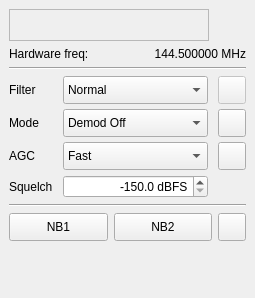
<?xml version="1.0" encoding="UTF-8"?>
<ui version="4.0">
 <class>DockRxOpt</class>
 <widget class="QDockWidget" name="DockRxOpt">
  <property name="geometry">
   <rect>
    <x>0</x>
    <y>0</y>
    <width>255</width>
    <height>298</height>
   </rect>
  </property>
  <property name="sizePolicy">
   <sizepolicy hsizetype="Preferred" vsizetype="Preferred">
    <horstretch>0</horstretch>
    <verstretch>0</verstretch>
   </sizepolicy>
  </property>
  <property name="minimumSize">
   <size>
    <width>230</width>
    <height>281</height>
   </size>
  </property>
  <property name="maximumSize">
   <size>
    <width>524287</width>
    <height>524287</height>
   </size>
  </property>
  <property name="allowedAreas">
   <set>Qt::LeftDockWidgetArea|Qt::RightDockWidgetArea</set>
  </property>
  <property name="windowTitle">
   <string>Receiver Options</string>
  </property>
  <widget class="QWidget" name="dockWidgetContents">
   <layout class="QVBoxLayout" name="verticalLayout">
    <item>
     <widget class="CFreqCtrl" name="filterFreq">
      <property name="sizePolicy">
       <sizepolicy hsizetype="Fixed" vsizetype="Fixed">
        <horstretch>0</horstretch>
        <verstretch>0</verstretch>
       </sizepolicy>
      </property>
      <property name="minimumSize">
       <size>
        <width>200</width>
        <height>32</height>
       </size>
      </property>
      <property name="toolTip">
       <string>&lt;html&gt;&lt;head/&gt;&lt;body&gt;&lt;p&gt;Channel filter offset.&lt;br/&gt;
This is an offset from the hardware RF frequency.&lt;/p&gt;&lt;/body&gt;&lt;/html&gt;</string>
      </property>
      <property name="frameShape">
       <enum>QFrame::StyledPanel</enum>
      </property>
      <property name="frameShadow">
       <enum>QFrame::Raised</enum>
      </property>
     </widget>
    </item>
    <item>
     <layout class="QHBoxLayout" name="horizontalLayout_6">
      <property name="sizeConstraint">
       <enum>QLayout::SetDefaultConstraint</enum>
      </property>
      <item>
       <widget class="QLabel" name="rxFreqLabel">
        <property name="toolTip">
         <string>The frequency of the hardware (not including LNB)</string>
        </property>
        <property name="text">
         <string>Hardware freq:</string>
        </property>
        <property name="alignment">
         <set>Qt::AlignLeading|Qt::AlignLeft|Qt::AlignVCenter</set>
        </property>
       </widget>
      </item>
      <item>
       <widget class="QLabel" name="hwFreq">
        <property name="toolTip">
         <string>The frequency of the hardware (not including LNB)</string>
        </property>
        <property name="text">
         <string>144.500000 MHz</string>
        </property>
        <property name="alignment">
         <set>Qt::AlignRight|Qt::AlignTrailing|Qt::AlignVCenter</set>
        </property>
       </widget>
      </item>
     </layout>
    </item>
    <item>
     <widget class="Line" name="hline1">
      <property name="orientation">
       <enum>Qt::Horizontal</enum>
      </property>
     </widget>
    </item>
    <item>
     <layout class="QGridLayout" name="gridLayout">
      <property name="horizontalSpacing">
       <number>10</number>
      </property>
      <property name="verticalSpacing">
       <number>5</number>
      </property>
      <item row="2" column="2">
       <widget class="QPushButton" name="agcButton">
        <property name="sizePolicy">
         <sizepolicy hsizetype="Fixed" vsizetype="Fixed">
          <horstretch>0</horstretch>
          <verstretch>0</verstretch>
         </sizepolicy>
        </property>
        <property name="maximumSize">
         <size>
          <width>28</width>
          <height>28</height>
         </size>
        </property>
        <property name="font">
         <font>
          <pointsize>10</pointsize>
         </font>
        </property>
        <property name="toolTip">
         <string>AGC options</string>
        </property>
        <property name="text">
         <string/>
        </property>
        <property name="icon">
         <iconset resource="../icons.qrc">
          <normaloff>:/icons/icons/settings.svg</normaloff>:/icons/icons/settings.svg</iconset>
        </property>
        <property name="iconSize">
         <size>
          <width>16</width>
          <height>16</height>
         </size>
        </property>
        <property name="checkable">
         <bool>false</bool>
        </property>
        <property name="checked">
         <bool>false</bool>
        </property>
       </widget>
      </item>
      <item row="0" column="2">
       <widget class="QPushButton" name="filterButton">
        <property name="enabled">
         <bool>false</bool>
        </property>
        <property name="sizePolicy">
         <sizepolicy hsizetype="Fixed" vsizetype="Fixed">
          <horstretch>0</horstretch>
          <verstretch>0</verstretch>
         </sizepolicy>
        </property>
        <property name="maximumSize">
         <size>
          <width>28</width>
          <height>28</height>
         </size>
        </property>
        <property name="font">
         <font>
          <pointsize>10</pointsize>
         </font>
        </property>
        <property name="toolTip">
         <string>Channel filter settings</string>
        </property>
        <property name="text">
         <string/>
        </property>
        <property name="icon">
         <iconset resource="../icons.qrc">
          <normaloff>:/icons/icons/settings.svg</normaloff>:/icons/icons/settings.svg</iconset>
        </property>
        <property name="iconSize">
         <size>
          <width>16</width>
          <height>16</height>
         </size>
        </property>
        <property name="checkable">
         <bool>false</bool>
        </property>
        <property name="checked">
         <bool>false</bool>
        </property>
       </widget>
      </item>
      <item row="1" column="2">
       <widget class="QPushButton" name="modeButton">
        <property name="sizePolicy">
         <sizepolicy hsizetype="Fixed" vsizetype="Fixed">
          <horstretch>0</horstretch>
          <verstretch>0</verstretch>
         </sizepolicy>
        </property>
        <property name="maximumSize">
         <size>
          <width>28</width>
          <height>28</height>
         </size>
        </property>
        <property name="font">
         <font>
          <pointsize>10</pointsize>
         </font>
        </property>
        <property name="toolTip">
         <string>Demodulator options</string>
        </property>
        <property name="text">
         <string/>
        </property>
        <property name="icon">
         <iconset resource="../icons.qrc">
          <normaloff>:/icons/icons/settings.svg</normaloff>:/icons/icons/settings.svg</iconset>
        </property>
        <property name="iconSize">
         <size>
          <width>16</width>
          <height>16</height>
         </size>
        </property>
        <property name="checkable">
         <bool>false</bool>
        </property>
        <property name="checked">
         <bool>false</bool>
        </property>
       </widget>
      </item>
      <item row="2" column="0">
       <widget class="QLabel" name="agcLabel">
        <property name="text">
         <string>AGC</string>
        </property>
       </widget>
      </item>
      <item row="0" column="0">
       <widget class="QLabel" name="filterLabel">
        <property name="text">
         <string>Filter</string>
        </property>
        <property name="alignment">
         <set>Qt::AlignLeading|Qt::AlignLeft|Qt::AlignVCenter</set>
        </property>
       </widget>
      </item>
      <item row="1" column="0">
       <widget class="QLabel" name="demodLabel">
        <property name="sizePolicy">
         <sizepolicy hsizetype="Preferred" vsizetype="Preferred">
          <horstretch>0</horstretch>
          <verstretch>0</verstretch>
         </sizepolicy>
        </property>
        <property name="text">
         <string>Mode</string>
        </property>
        <property name="alignment">
         <set>Qt::AlignLeading|Qt::AlignLeft|Qt::AlignVCenter</set>
        </property>
        <property name="margin">
         <number>0</number>
        </property>
        <property name="indent">
         <number>-1</number>
        </property>
       </widget>
      </item>
      <item row="1" column="1">
       <widget class="QComboBox" name="modeSelector">
        <property name="sizePolicy">
         <sizepolicy hsizetype="Preferred" vsizetype="Preferred">
          <horstretch>0</horstretch>
          <verstretch>0</verstretch>
         </sizepolicy>
        </property>
        <property name="minimumSize">
         <size>
          <width>0</width>
          <height>28</height>
         </size>
        </property>
        <property name="toolTip">
         <string>Demodulator type (mode)</string>
        </property>
        <property name="statusTip">
         <string>Demodulator type (mode)</string>
        </property>
        <property name="currentIndex">
         <number>0</number>
        </property>
        <item>
         <property name="text">
          <string>Demod Off</string>
         </property>
        </item>
        <item>
         <property name="text">
          <string>Raw I/Q</string>
         </property>
        </item>
        <item>
         <property name="text">
          <string>AM</string>
         </property>
        </item>
        <item>
         <property name="text">
          <string>Narrow FM</string>
         </property>
        </item>
        <item>
         <property name="text">
          <string>WFM (mono)</string>
         </property>
        </item>
        <item>
         <property name="text">
          <string>WFM (stereo)</string>
         </property>
        </item>
        <item>
         <property name="text">
          <string>LSB</string>
         </property>
        </item>
        <item>
         <property name="text">
          <string>USB</string>
         </property>
        </item>
        <item>
         <property name="text">
          <string>CW-L</string>
         </property>
        </item>
        <item>
         <property name="text">
          <string>CW-U</string>
         </property>
        </item>
        <item>
         <property name="text">
          <string>QPSK</string>
         </property>
        </item>
        <item>
         <property name="text">
          <string>DSD</string>
         </property>
        </item>
       </widget>
      </item>
      <item row="2" column="1">
       <widget class="QComboBox" name="agcPresetCombo">
        <property name="enabled">
         <bool>true</bool>
        </property>
        <property name="sizePolicy">
         <sizepolicy hsizetype="MinimumExpanding" vsizetype="Preferred">
          <horstretch>0</horstretch>
          <verstretch>0</verstretch>
         </sizepolicy>
        </property>
        <property name="minimumSize">
         <size>
          <width>0</width>
          <height>28</height>
         </size>
        </property>
        <property name="toolTip">
         <string>AGC presets</string>
        </property>
        <item>
         <property name="text">
          <string>Fast</string>
         </property>
        </item>
        <item>
         <property name="text">
          <string>Medium</string>
         </property>
        </item>
        <item>
         <property name="text">
          <string>Slow</string>
         </property>
        </item>
        <item>
         <property name="text">
          <string>User</string>
         </property>
        </item>
        <item>
         <property name="text">
          <string>Off</string>
         </property>
        </item>
       </widget>
      </item>
      <item row="0" column="1">
       <widget class="QComboBox" name="filterCombo">
        <property name="enabled">
         <bool>true</bool>
        </property>
        <property name="sizePolicy">
         <sizepolicy hsizetype="Preferred" vsizetype="Preferred">
          <horstretch>0</horstretch>
          <verstretch>0</verstretch>
         </sizepolicy>
        </property>
        <property name="minimumSize">
         <size>
          <width>0</width>
          <height>28</height>
         </size>
        </property>
        <property name="toolTip">
         <string>Apply mode dependent filter preset</string>
        </property>
        <property name="currentIndex">
         <number>1</number>
        </property>
        <item>
         <property name="text">
          <string>Wide</string>
         </property>
        </item>
        <item>
         <property name="text">
          <string>Normal</string>
         </property>
        </item>
        <item>
         <property name="text">
          <string>Narrow</string>
         </property>
        </item>
        <item>
         <property name="text">
          <string>User</string>
         </property>
        </item>
       </widget>
      </item>
      <item row="3" column="0">
       <widget class="QLabel" name="sqlLabel">
        <property name="toolTip">
         <string>Squelch level in dB below full scale</string>
        </property>
        <property name="text">
         <string>Squelch</string>
        </property>
        <property name="alignment">
         <set>Qt::AlignLeading|Qt::AlignLeft|Qt::AlignVCenter</set>
        </property>
       </widget>
      </item>
      <item row="3" column="1">
       <widget class="QDoubleSpinBox" name="sqlSpinBox">
        <property name="sizePolicy">
         <sizepolicy hsizetype="MinimumExpanding" vsizetype="Preferred">
          <horstretch>0</horstretch>
          <verstretch>0</verstretch>
         </sizepolicy>
        </property>
        <property name="toolTip">
         <string>Squelch level in dB below full scale</string>
        </property>
        <property name="alignment">
         <set>Qt::AlignRight|Qt::AlignTrailing|Qt::AlignVCenter</set>
        </property>
        <property name="accelerated">
         <bool>true</bool>
        </property>
        <property name="suffix">
         <string> dBFS</string>
        </property>
        <property name="decimals">
         <number>1</number>
        </property>
        <property name="minimum">
         <double>-150.000000000000000</double>
        </property>
        <property name="maximum">
         <double>0.000000000000000</double>
        </property>
        <property name="singleStep">
         <double>1.000000000000000</double>
        </property>
        <property name="value">
         <double>-150.000000000000000</double>
        </property>
       </widget>
      </item>
     </layout>
    </item>
    <item>
     <widget class="Line" name="hline2">
      <property name="orientation">
       <enum>Qt::Horizontal</enum>
      </property>
     </widget>
    </item>
    <item>
     <layout class="QHBoxLayout" name="horizontalLayout">
      <item>
       <widget class="QPushButton" name="nb1Button">
        <property name="enabled">
         <bool>true</bool>
        </property>
        <property name="sizePolicy">
         <sizepolicy hsizetype="Minimum" vsizetype="Minimum">
          <horstretch>0</horstretch>
          <verstretch>28</verstretch>
         </sizepolicy>
        </property>
        <property name="minimumSize">
         <size>
          <width>0</width>
          <height>28</height>
         </size>
        </property>
        <property name="maximumSize">
         <size>
          <width>16777215</width>
          <height>16777215</height>
         </size>
        </property>
        <property name="toolTip">
         <string>Noise blanker for atatic type noise</string>
        </property>
        <property name="text">
         <string>NB1</string>
        </property>
        <property name="checkable">
         <bool>true</bool>
        </property>
       </widget>
      </item>
      <item>
       <widget class="QPushButton" name="nb2Button">
        <property name="enabled">
         <bool>true</bool>
        </property>
        <property name="sizePolicy">
         <sizepolicy hsizetype="Minimum" vsizetype="Minimum">
          <horstretch>0</horstretch>
          <verstretch>0</verstretch>
         </sizepolicy>
        </property>
        <property name="minimumSize">
         <size>
          <width>0</width>
          <height>28</height>
         </size>
        </property>
        <property name="maximumSize">
         <size>
          <width>16777215</width>
          <height>16777215</height>
         </size>
        </property>
        <property name="toolTip">
         <string>Noise blanker for pulse type noise</string>
        </property>
        <property name="text">
         <string>NB2</string>
        </property>
        <property name="checkable">
         <bool>true</bool>
        </property>
       </widget>
      </item>
      <item>
       <widget class="QPushButton" name="nbOptButton">
        <property name="sizePolicy">
         <sizepolicy hsizetype="Fixed" vsizetype="Fixed">
          <horstretch>0</horstretch>
          <verstretch>0</verstretch>
         </sizepolicy>
        </property>
        <property name="maximumSize">
         <size>
          <width>28</width>
          <height>28</height>
         </size>
        </property>
        <property name="font">
         <font>
          <pointsize>10</pointsize>
         </font>
        </property>
        <property name="toolTip">
         <string>Noise blanker options</string>
        </property>
        <property name="text">
         <string/>
        </property>
        <property name="icon">
         <iconset resource="../icons.qrc">
          <normaloff>:/icons/icons/settings.svg</normaloff>:/icons/icons/settings.svg</iconset>
        </property>
        <property name="iconSize">
         <size>
          <width>16</width>
          <height>16</height>
         </size>
        </property>
        <property name="checkable">
         <bool>false</bool>
        </property>
        <property name="checked">
         <bool>false</bool>
        </property>
       </widget>
      </item>
     </layout>
    </item>
    <item>
     <spacer name="verticalSpacer">
      <property name="orientation">
       <enum>Qt::Vertical</enum>
      </property>
      <property name="sizeHint" stdset="0">
       <size>
        <width>20</width>
        <height>40</height>
       </size>
      </property>
     </spacer>
    </item>
   </layout>
  </widget>
 </widget>
 <customwidgets>
  <customwidget>
   <class>CFreqCtrl</class>
   <extends>QFrame</extends>
   <header>qtgui/freqctrl.h</header>
   <container>1</container>
  </customwidget>
 </customwidgets>
 <resources>
  <include location="../icons.qrc"/>
 </resources>
 <connections/>
</ui>
